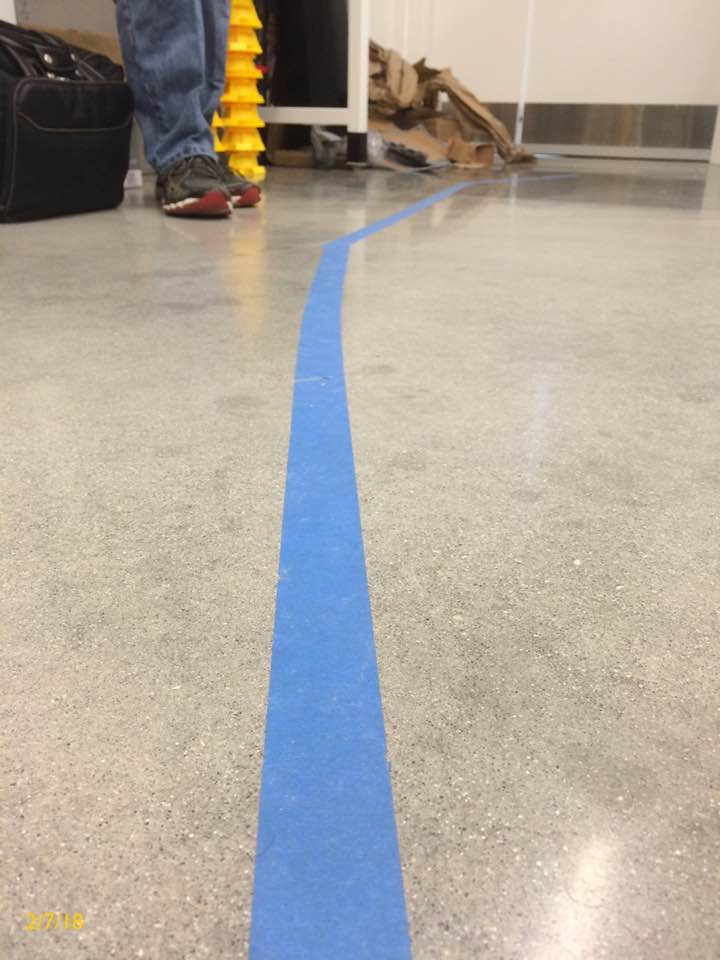
#> input picture Resources/Blue Line.jpg, 720 x 960 px
$ python LineDetect.py   (older library calls are emulated)
#> lines starting #> are read from the running program, lines starting #| are printed output that depends on the picture; after the words box and inside, x2 and y2 are one past the last pixel; in counts of white or black regions, pixels touching at a corner belong together
#> further down, rawImage is the input picture: shape (960, 720, 3); mean B, G, R 157.4, 167, 175
import matplotlib.pyplot as plt
import matplotlib.image as mpimg
import numpy as np
import math
import cv2
import os

# ------ Region of Interest -----
def regionOfInterest(image):

	# Top Left, Bottom Left, Bottom Right, Top Right
	vertices = np.array([[(250,400),(150, image.shape[0]), (image.shape[1]-150,image.shape[0]), (450,400)]], dtype=np.int32)

	mask = np.zeros_like(image)

	if len (image.shape) > 2:
		channel_count = image.shape[2]
#> channel_count = 3
		ignore_color = (255,) * channel_count
#> ignore_color = (255, 255, 255)
	else:
		ignore_color = 255

	cv2.fillPoly(mask, vertices, ignore_color)
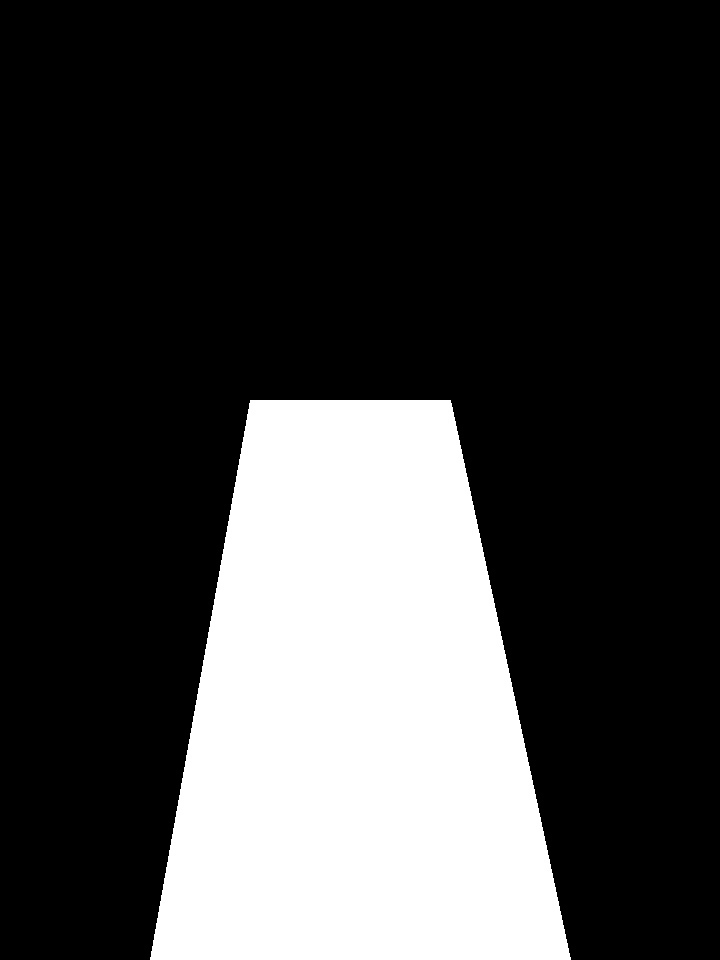
#> mask: shape (960, 720, 3); 25.2% white; 1 white region, box (x1, y1, x2, y2) and area: (150, 400, 571, 960) 174160
	maskedImage = cv2.bitwise_and(image, mask)
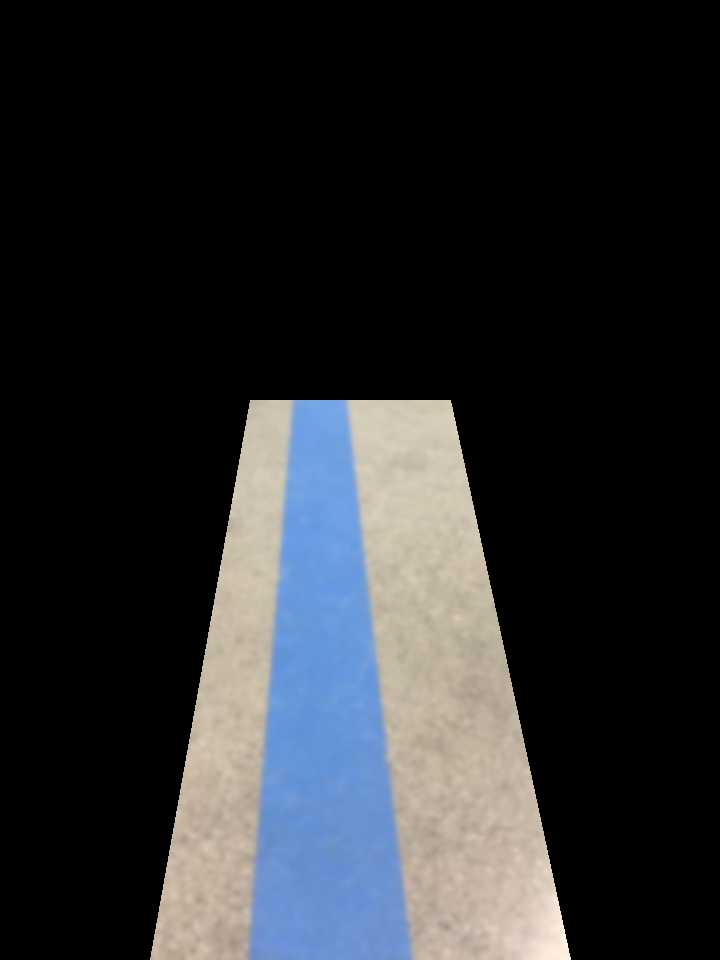
#> maskedImage: shape (960, 720, 3); mean B, G, R 46.4, 43.7, 41.8

	#displayImage(maskedImage)

	return maskedImage

# --------------- Color Detection ---------------
def colorFilter(image):
	hsv_img = cv2.cvtColor(image, cv2.COLOR_BGR2HSV)
#> hsv_img: shape (960, 720, 3); mean H, S, V 12.8, 17.5, 51.3

	# Blues
	blue_lower_range = np.array([85, 35, 0], dtype=np.uint8)
	blue_upper_range = np.array([150, 255, 255], dtype=np.uint8)

	blueMask = cv2.inRange(hsv_img, blue_lower_range, blue_upper_range)
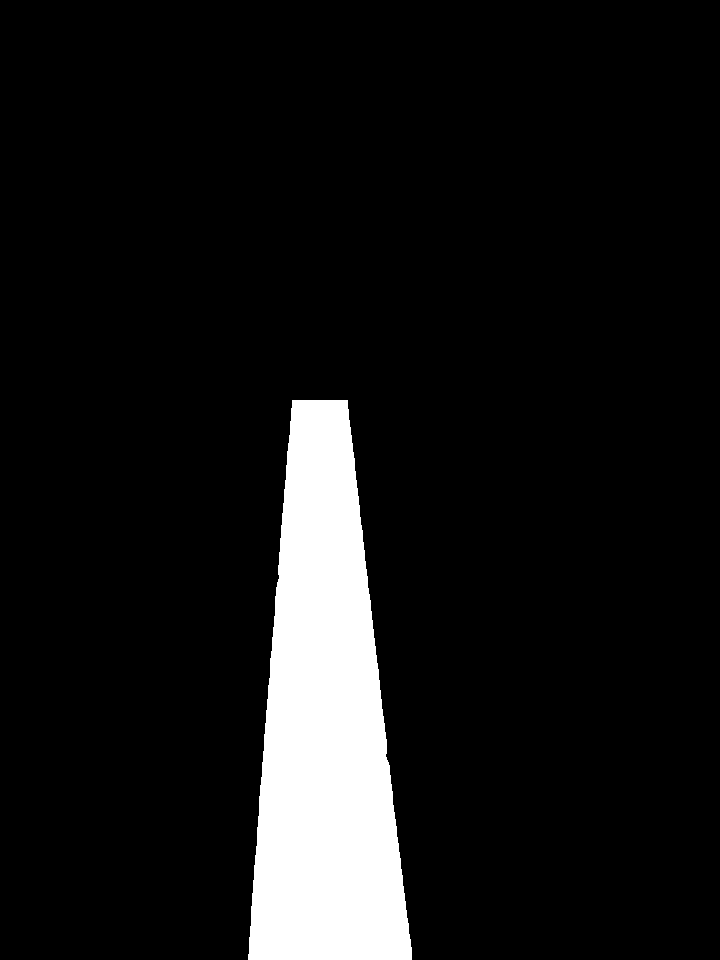
#> blueMask: shape (960, 720); 8.9% white; 1 white region
	blueFilteredImage = cv2.bitwise_and(image, image, mask = blueMask)
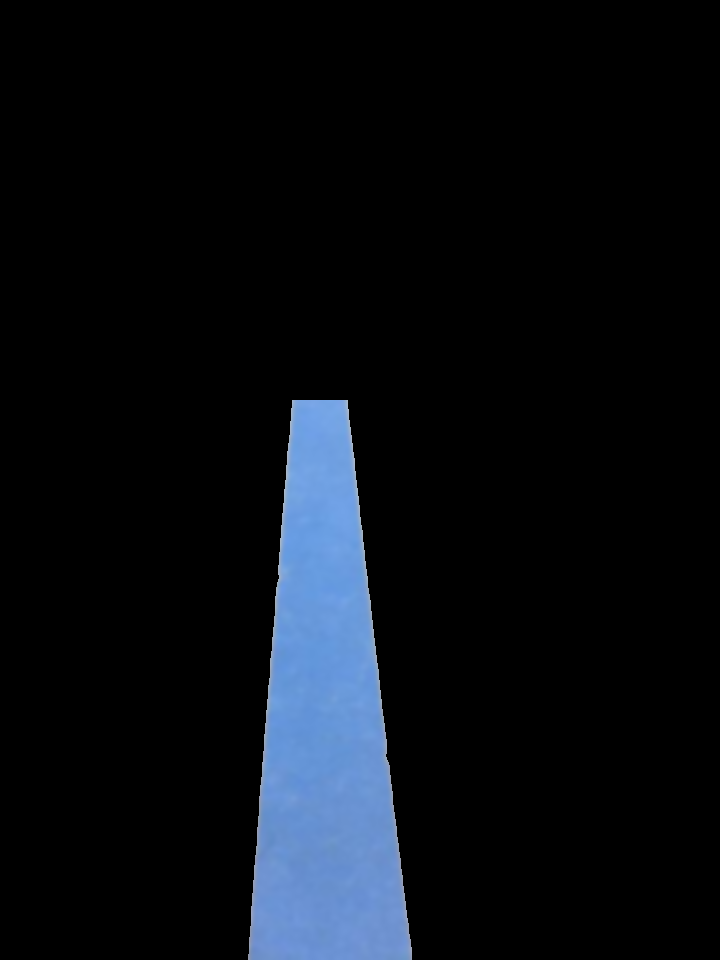
#> blueFilteredImage: shape (960, 720, 3); mean B, G, R 19.1, 13.5, 9.7

	return blueFilteredImage

# ------ Image Processing -----
def cleanImage(rawImage):

	# Gaussian Blur to Remove Noise
	blurredImage = blur(rawImage, 13)

	# Crop out all the crap
	croppedImage = regionOfInterest(blurredImage)

	# Filter out unnecessary colors
	filteredImage = colorFilter(croppedImage)

	#displayImage(filteredImage)

	# Convert to Greyscale
	cleanedImage = convertGreyscale(filteredImage)

	return cleanedImage

# ------ Helper Functions -----
def convertGreyscale(image):
	return cv2.cvtColor(image, cv2.COLOR_RGB2GRAY)
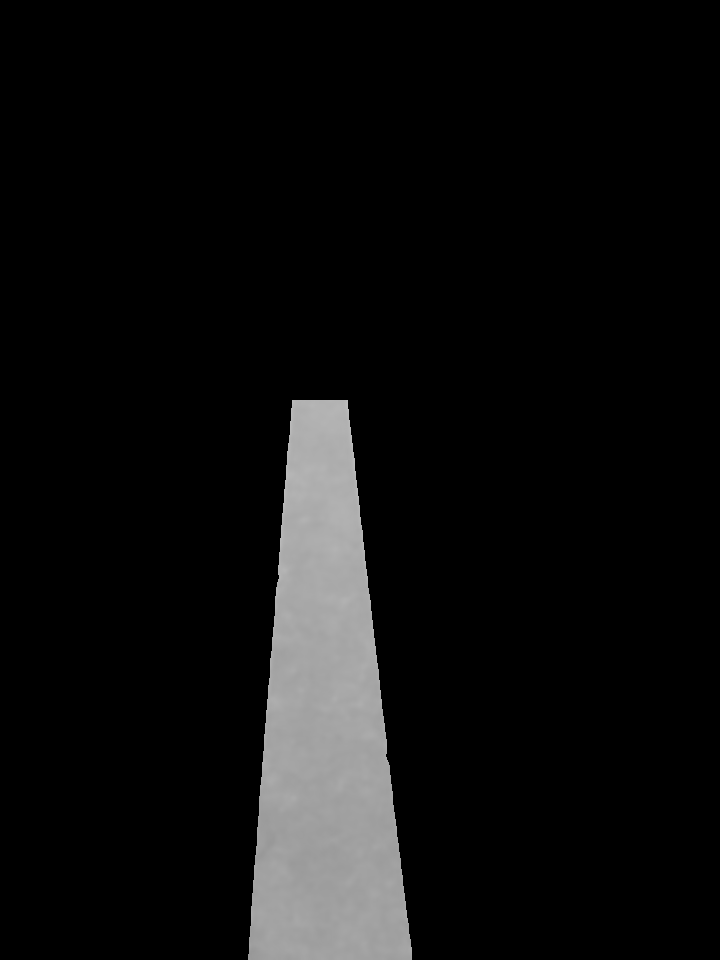
#> returned value: shape (960, 720); min 0, max 190, mean 14.8

def canny(image, low, high):
	return cv2.Canny(image, low, high)

def blur(image, size):
	return cv2.GaussianBlur(image, (size, size), 0)

def genColorMask(image):
	color_thresholds = (image[:,:,0] < white_threshold[0]) | (image[:,:,1] < white_threshold[1]) | (image[:,:,2] < white_threshold[2])
	return color_thresholds

def displayImage(image):
	cv2.namedWindow("Color Detection", cv2.WINDOW_NORMAL)
	cv2.resizeWindow('Color Detection', 1920,1080)
	cv2.imshow("Color Detection", image)
	cv2.waitKey(0)

# ------ Main -----
rawImage = cv2.imread('Blue Line.jpg', 1)
overlayImage = rawImage.copy()

# Set contour threashold. 0 for everything, since the image has already been cleaned
ret, threshold = cv2.threshold(cleanImage(rawImage), 0, 255, 0)

# Find the contours
contourMask, contours, hierarchy = cv2.findContours(threshold, cv2.RETR_TREE, cv2.CHAIN_APPROX_SIMPLE)
#> contours = 1 contour; box (x1, y1, x2, y2) and area: (248, 400, 412, 960) 61078

# Find the center of the contour region, no idea wtf this does, but it works
lineRegion = contours[0]
#> lineRegion = contour of 228 points, box (x1, y1, x2, y2) (248, 400, 412, 960), area 61078
imageMoment = cv2.moments(lineRegion)
#> imageMoment = moments, m00 61078, centre m10/m00, m01/m00 = (324.8, 726.1)
centerX = int(imageMoment['m10'] / imageMoment['m00'])
#> centerX = 324
centerY = int(imageMoment['m01'] / imageMoment['m00'])
#> centerY = 726

# Draw the contours on the image
cv2.drawContours(overlayImage, contours, -1, (0,255,0), 5)

# Draw circle at the center of the contour
cv2.circle(overlayImage, (centerX, centerY), 7, (0, 0, 255), -1)
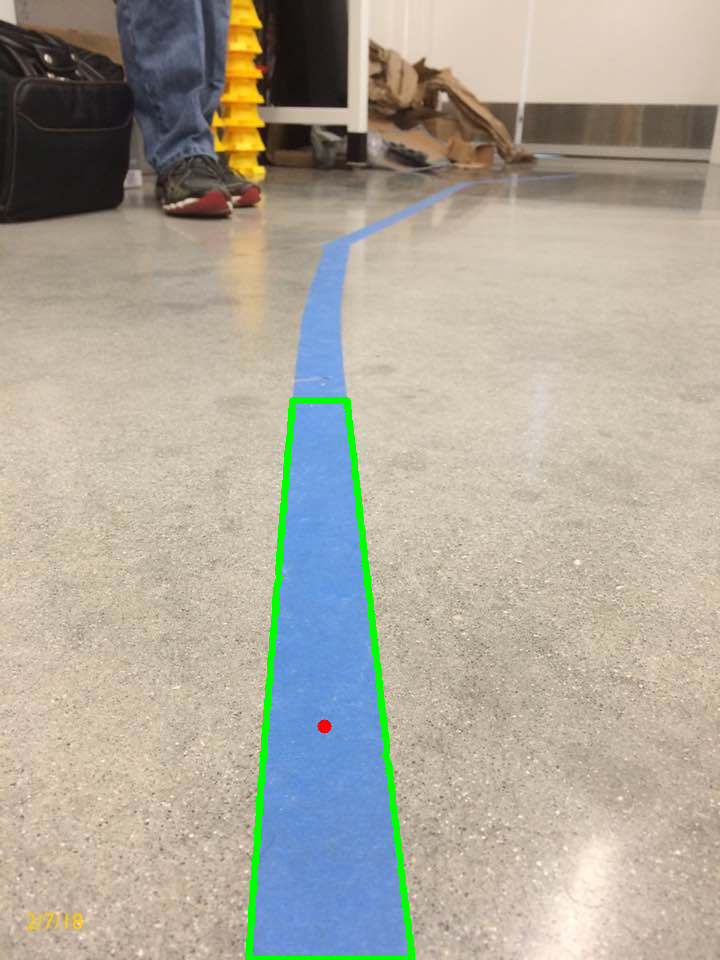
#> overlayImage: shape (960, 720, 3); mean B, G, R 154.9, 168.1, 173.1

# Display the image
displayImage(overlayImage)
